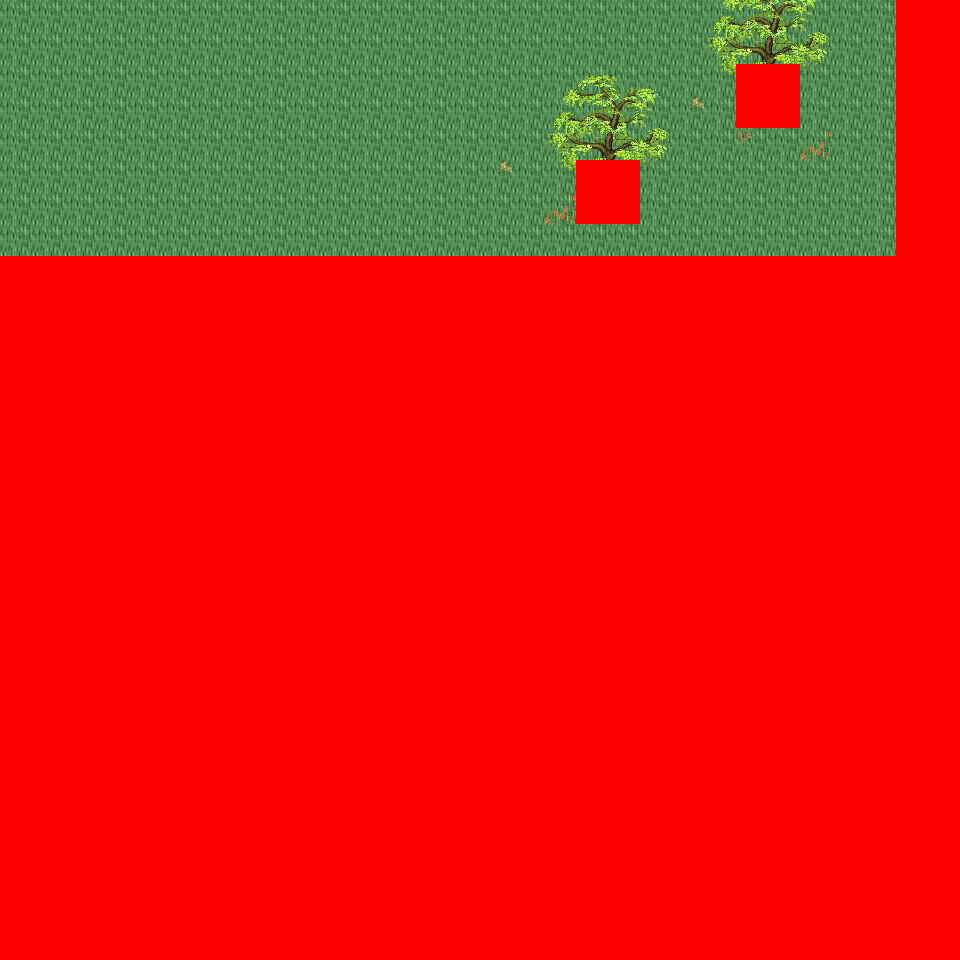

A level layout from a 2D game, rendered from its tile map. Below: a short description, then the map file with tile-grid data replaced by summaries:
An orthogonal 30x30 tile map with 32x32 px tiles, 6 tile layers (Ground, Object, Object2, Above, ...), 30 tilesets and 2 objects (2x mapchange).

<map version="1.0" orientation="orthogonal" renderorder="right-down" width="30" height="30" tilewidth="32" tileheight="32" nextobjectid="3">
  <tileset firstgid="1" name="tileset_logic_collision" tilewidth="32" tileheight="32" tilecount="1" columns="1">
    <image source="../drawable/tileset_logic_collision.png" width="32" height="32" />
  </tileset>
  <tileset firstgid="2" name="tileset_ground_ground" tilewidth="32" tileheight="32" tilecount="33" columns="3">
    <image source="../drawable/tileset_ground_ground.png" width="96" height="352" />
  </tileset>
  <tileset firstgid="35" name="tileset_building_castle" tilewidth="32" tileheight="32" tilecount="320" columns="20">
    <image source="../drawable/tileset_building_castle.png" width="640" height="512" />
  </tileset>
  <tileset firstgid="355" name="tileset_building_roof_blue" tilewidth="32" tileheight="32" tilecount="20" columns="5">
    <image source="../drawable/tileset_building_roof_blue.png" width="160" height="128" />
  </tileset>
  <tileset firstgid="375" name="tileset_item_weapon_cannon" tilewidth="32" tileheight="32" tilecount="12" columns="3">
    <image source="../drawable/tileset_item_weapon_cannon.png" width="96" height="128" />
  </tileset>
  <tileset firstgid="387" name="tileset_ground_stonecircle" tilewidth="32" tileheight="32" tilecount="81" columns="9">
    <image source="../drawable/tileset_ground_stonecircle.png" width="288" height="288" />
  </tileset>
  <tileset firstgid="468" name="tileset_ground_grass_edges" tilewidth="32" tileheight="32" tilecount="36" columns="12">
    <image source="../drawable/tileset_ground_grass_edges.png" width="384" height="96" />
  </tileset>
  <tileset firstgid="504" name="tileset_ground_grass_corners" tilewidth="32" tileheight="32" tilecount="24" columns="6">
    <image source="../drawable/tileset_ground_grass_corners.png" width="192" height="128" />
  </tileset>
  <tileset firstgid="528" name="tileset_plant_tree_fall_trees" tilewidth="32" tileheight="32" tilecount="40" columns="8">
    <image source="../drawable/tileset_plant_tree_fall_trees.png" width="256" height="160" />
  </tileset>
  <tileset firstgid="568" name="tileset_plant_tree_locust_tree" tilewidth="32" tileheight="32" tilecount="20" columns="4">
    <image source="../drawable/tileset_plant_tree_locust_tree.png" width="128" height="160" />
  </tileset>
  <tileset firstgid="588" name="tileset_furniture_light_lamp_blue" tilewidth="32" tileheight="32" tilecount="3" columns="1">
    <image source="../drawable/tileset_furniture_light_lamp_blue.png" width="32" height="96" />
  </tileset>
  <tileset firstgid="591" name="tileset_item_pot_pot_purple" tilewidth="32" tileheight="32" tilecount="1" columns="1">
    <image source="../drawable/tileset_item_pot_pot_purple.png" width="32" height="32" />
  </tileset>
  <tileset firstgid="592" name="tileset_item_pot_barrel_with_flower" tilewidth="32" tileheight="32" tilecount="2" columns="2">
    <image source="../drawable/tileset_item_pot_barrel_with_flower.png" width="64" height="32" />
  </tileset>
  <tileset firstgid="594" name="tileset_item_textile_laundry" tilewidth="32" tileheight="32" tilecount="16" columns="4">
    <image source="../drawable/tileset_item_textile_laundry.png" width="128" height="128" />
  </tileset>
  <tileset firstgid="610" name="tileset_plant_flower_daisy_blue" tilewidth="32" tileheight="32" tilecount="8" columns="2">
    <image source="../drawable/tileset_plant_flower_daisy_blue.png" width="64" height="128" />
  </tileset>
  <tileset firstgid="618" name="tileset_plant_flower_daisy_red" tilewidth="32" tileheight="32" tilecount="8" columns="2">
    <image source="../drawable/tileset_plant_flower_daisy_red.png" width="64" height="128" />
  </tileset>
  <tileset firstgid="626" name="tileset_plant_flower_daisy_white" tilewidth="32" tileheight="32" tilecount="8" columns="2">
    <image source="../drawable/tileset_plant_flower_daisy_white.png" width="64" height="128" />
  </tileset>
  <tileset firstgid="634" name="tileset_plant_flower_daisy_yellow" tilewidth="32" tileheight="32" tilecount="8" columns="2">
    <image source="../drawable/tileset_plant_flower_daisy_yellow.png" width="64" height="128" />
  </tileset>
  <tileset firstgid="642" name="tileset_plant_stump_small_stump" tilewidth="32" tileheight="32" tilecount="4" columns="2">
    <image source="../drawable/tileset_plant_stump_small_stump.png" width="64" height="64" />
  </tileset>
  <tileset firstgid="646" name="tileset_plant_stump_stump_pale_purple" tilewidth="32" tileheight="32" tilecount="4" columns="2">
    <image source="../drawable/tileset_plant_stump_stump_pale_purple.png" width="64" height="64" />
  </tileset>
  <tileset firstgid="650" name="tileset_plant_indoor_small_flowerpots" tilewidth="32" tileheight="32" tilecount="4" columns="2">
    <image source="../drawable/tileset_plant_indoor_small_flowerpots.png" width="64" height="64" />
  </tileset>
  <tileset firstgid="654" name="tileset_plant_leaves" tilewidth="32" tileheight="32" tilecount="8" columns="4">
    <image source="../drawable/tileset_plant_leaves.png" width="128" height="64" />
  </tileset>
  <tileset firstgid="662" name="tileset_building_decoration_chimney" tilewidth="32" tileheight="32" tilecount="2" columns="1">
    <image source="../drawable/tileset_building_decoration_chimney.png" width="32" height="64" />
  </tileset>
  <tileset firstgid="664" name="tileset_building_decoration_orbpedestal" tilewidth="32" tileheight="32" tilecount="2" columns="1">
    <image source="../drawable/tileset_building_decoration_orbpedestal.png" width="32" height="64" />
  </tileset>
  <tileset firstgid="666" name="tileset_plant_lily_pads" tilewidth="32" tileheight="32" tilecount="2" columns="1">
    <image source="../drawable/tileset_plant_lily_pads.png" width="32" height="64" />
  </tileset>
  <tileset firstgid="668" name="tileset_ground_ground_3" tilewidth="32" tileheight="32" tilecount="5" columns="5">
    <image source="../drawable/tileset_ground_ground_3.png" width="160" height="32" />
  </tileset>
  <tileset firstgid="673" name="tileset_building_cottage" tilewidth="32" tileheight="32" tilecount="256" columns="16">
    <image source="../drawable/tileset_building_cottage.png" width="512" height="512" />
  </tileset>
  <tileset firstgid="929" name="tileset_building_roof_thatched_roof" tilewidth="32" tileheight="32" tilecount="256" columns="16">
    <image source="../drawable/tileset_building_roof_thatched_roof.png" width="512" height="512" />
  </tileset>
  <tileset firstgid="1185" name="tileset_building_window_windows" tilewidth="32" tileheight="32" tilecount="256" columns="16">
    <image source="../drawable/tileset_building_window_windows.png" width="512" height="512" />
  </tileset>
  <tileset firstgid="1441" name="tileset_building_door_doors" tilewidth="32" tileheight="32" tilecount="256" columns="16">
    <image source="../drawable/tileset_building_door_doors.png" width="512" height="512" />
  </tileset>
  <layer name="Ground" width="30" height="30">
    <data>[900 cells, 240 non-empty, 3 distinct tile ids]</data>
  </layer>
  <layer name="Object" width="30" height="30">
    <data>[900 cells, 4 non-empty, 2 distinct tile ids]</data>
  </layer>
  <layer name="Object2" width="30" height="30">
    <data>[900 cells, 13 non-empty, 5 distinct tile ids]</data>
  </layer>
  <layer name="Above" width="30" height="30">
    <data>[900 cells, 28 non-empty, 16 distinct tile ids]</data>
  </layer>
  <layer name="Above2" width="30" height="30">
    <data>[900 cells, 0 non-empty, 0 distinct tile ids]</data>
  </layer>
  <layer name="Walkable" width="30" height="30">
    <data>[900 cells, 684 non-empty, 1 distinct tile ids]</data>
  </layer>
  <objectgroup name="MapEvents">
    <!-- 2 objects omitted --></objectgroup>
</map>
<!-- 2 of 2 objects omitted -->
